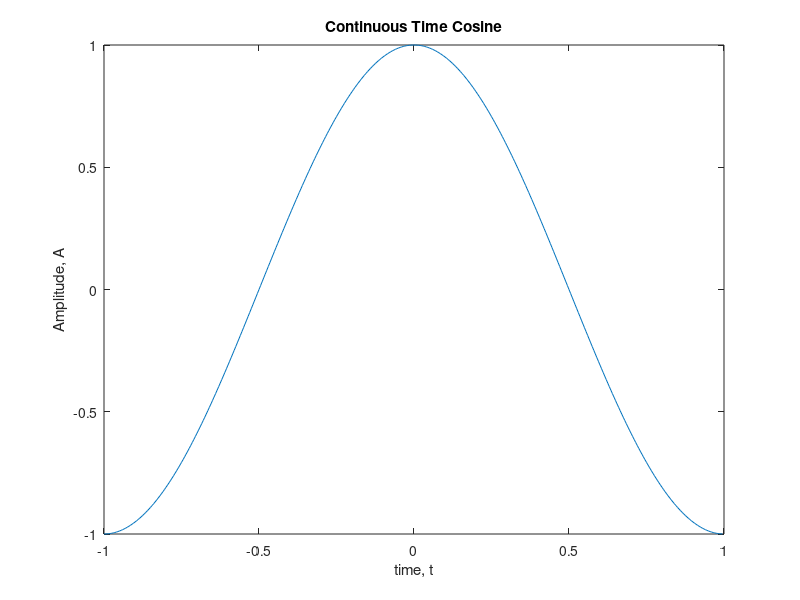

MATLAB code to generate this figure:
clc; clear; close all 
t = -1:0.005:0.995; % time duration of given signal; 
xt = cos(2*pi*t/2); % generate signal 
plot(t, xt); 
xlabel('time, t'); 
ylabel('Amplitude, A'); 
title('Continuous Time Cosine'); 
% plot signal 
abs_xt_2 = abs(xt).^2; % take absolute square of signal 
T=2; 
delta_t = 0.005; 
pxt = sum(abs_xt_2)*delta_t/T 
% length of interval 
% interval duration 
% power of given signal 
